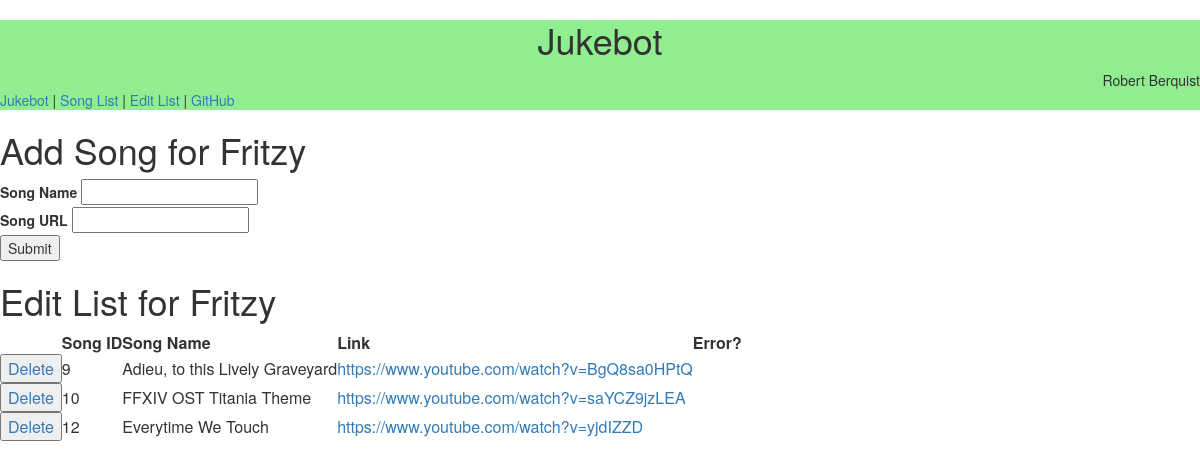
Screenshot of /editlist/Fritzy with the database file from the repository.
### tables this page shows
CREATE TABLE "UserInfo" (
	"user_id_"	INTEGER,
	"user_name"	TEXT,
	"email"	TEXT,
	"last_login"	TEXT
);

CREATE TABLE "MasterList" (
	"song_id"	INTEGER,
	"num_times_played"	INTEGER,
	"num_times_skipped"	INTEGER,
	"flag_error"	INTEGER
);

CREATE TABLE "SongInfo" (
	"song_id_"	INTEGER,
	"user_id"	INTEGER,
	"name"	TEXT,
	"url"	TEXT,
	"date_added"	TEXT
);

### app.py (the view)
@app.route('/editlist/<username>', methods=['POST','GET'])
def editlist(username):
    form = NewSongForm()
    if form.song_name.data != "" and form.song_name.data != None and form.song_url.data != "": addSong(form.song_name.data, form.song_url.data, username)
    form.song_name.data = ""
    form.song_url.data = ""
    editlist = getEditList(username)
    return render_template("editlist.html",
                            form=form,
			    editlist=editlist,
			    username=username)

### app.py
class NewSongForm(FlaskForm):
    song_name = StringField("Song Name", validators= [
        Optional(strip_whitespace=True)
    ])
    song_url = StringField("Song URL", validators= [
        Optional(strip_whitespace=True)
    ])
    submit = SubmitField("Submit")

### app.py (called while the page is built)
def getEditList(user):
    return db.session.execute('select song_id, name, url, user_name, flag_error from MasterList join SongInfo on song_id=song_id_ join UserInfo on user_id=user_id_ where user_name="{}" order by song_id'.format(user))

### templates/editlist.html (shortened to what this page needs)
{% extends "base.html" %}
{% from "_formhelpers.html" import render_field %}
{% block content %}
<h1>Add Song for {{ username }}</h1>
<form action="/editlist/{{ username }}" method="post">
    {{ render_field(form.song_name) }}
    <br />
    {{ render_field(form.song_url) }}
    <br />
    {{ form.submit() }}
</form>
<h1>Edit List for {{ username }}</h1>
<table class="masterlist" id="masterlist">
<tr>
    <th> </th>
    <th>Song ID</th>
    <th>Song Name</th>
    <th>Link</th>
    <th>Error?</th>
</tr>
{% for song in editlist: %}
    <tr><td><button><a href="/editlist/{{ username }}/deletesong/{{ song['song_id'] }}">Delete</a></button></td>
        <td>{{ song['song_id'] }}</td>
        <td>{{ song['name'] }}</td>
        <td><a href="{{ song['url'] }}" target="_blank">{{ song['url'] }}</a></td>
        <td>{% if song['flag_error'] == 1 %}Yes{% endif %}</td>
        </tr>
{% endfor %}
</table>
{% endblock %}

### rows the page displays
UserInfo: user_name "Fritzy"
MasterList: song_id "9", name "Adieu, to this Lively Graveyard", url "https://www.youtube.com/watch?v=BgQ8sa0HPtQ"
MasterList: song_id "10", name "FFXIV OST Titania Theme", url "https://www.youtube.com/watch?v=saYCZ9jzLEA"
MasterList: song_id "12", name "Everytime We Touch", url "https://www.youtube.com/watch?v=yjdIZZD"

### other values shown
{{ field.label }} "Song Name Song URL"
